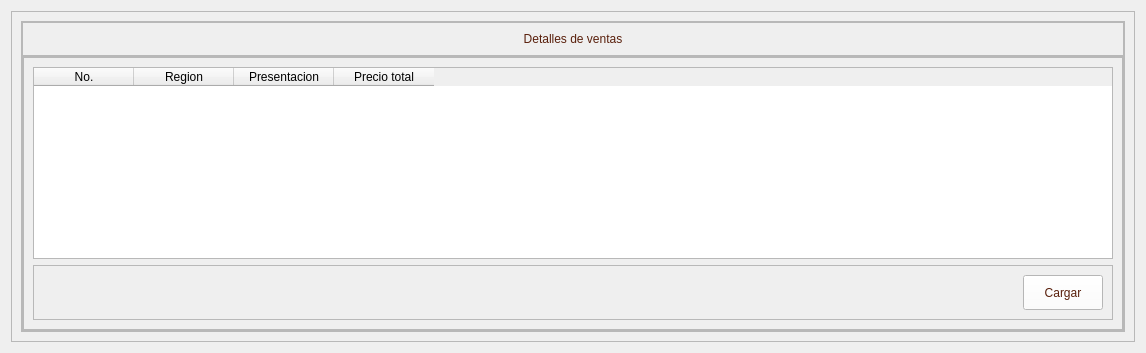
         <widget class="QWidget" name="page_detalles_venta">
          <layout class="QVBoxLayout" name="verticalLayout_80">
           <item>
            <widget class="QFrame" name="frame_168">
             <property name="frameShape">
              <enum>QFrame::StyledPanel</enum>
             </property>
             <property name="frameShadow">
              <enum>QFrame::Raised</enum>
             </property>
             <layout class="QVBoxLayout" name="verticalLayout_43">
              <item>
               <widget class="QFrame" name="frame_169">
                <property name="frameShape">
                 <enum>QFrame::StyledPanel</enum>
                </property>
                <property name="frameShadow">
                 <enum>QFrame::Raised</enum>
                </property>
                <layout class="QVBoxLayout" name="verticalLayout_44">
                 <property name="spacing">
                  <number>0</number>
                 </property>
                 <property name="leftMargin">
                  <number>0</number>
                 </property>
                 <property name="topMargin">
                  <number>0</number>
                 </property>
                 <property name="rightMargin">
                  <number>0</number>
                 </property>
                 <property name="bottomMargin">
                  <number>0</number>
                 </property>
                 <item>
                  <widget class="QFrame" name="frame_170">
                   <property name="maximumSize">
                    <size>
                     <width>16777215</width>
                     <height>50</height>
                    </size>
                   </property>
                   <property name="frameShape">
                    <enum>QFrame::StyledPanel</enum>
                   </property>
                   <property name="frameShadow">
                    <enum>QFrame::Raised</enum>
                   </property>
                   <layout class="QVBoxLayout" name="verticalLayout_74">
                    <item>
                     <widget class="QLabel" name="label_62">
                      <property name="minimumSize">
                       <size>
                        <width>0</width>
                        <height>0</height>
                       </size>
                      </property>
                      <property name="maximumSize">
                       <size>
                        <width>16777215</width>
                        <height>16777215</height>
                       </size>
                      </property>
                      <property name="styleSheet">
                       <string notr="true">color: rgb(89, 31, 11);
font: 75 12pt &quot;Open Sans Semibold&quot;</string>
                      </property>
                      <property name="text">
                       <string>Detalles de ventas</string>
                      </property>
                      <property name="alignment">
                       <set>Qt::AlignCenter</set>
                      </property>
                     </widget>
                    </item>
                   </layout>
                  </widget>
                 </item>
                 <item>
                  <widget class="QFrame" name="frame_171">
                   <property name="frameShape">
                    <enum>QFrame::StyledPanel</enum>
                   </property>
                   <property name="frameShadow">
                    <enum>QFrame::Raised</enum>
                   </property>
                   <layout class="QHBoxLayout" name="horizontalLayout_102">
                    <property name="spacing">
                     <number>0</number>
                    </property>
                    <property name="leftMargin">
                     <number>0</number>
                    </property>
                    <property name="topMargin">
                     <number>0</number>
                    </property>
                    <property name="rightMargin">
                     <number>0</number>
                    </property>
                    <property name="bottomMargin">
                     <number>0</number>
                    </property>
                    <item>
                     <widget class="QFrame" name="frame_172">
                      <property name="minimumSize">
                       <size>
                        <width>1100</width>
                        <height>0</height>
                       </size>
                      </property>
                      <property name="maximumSize">
                       <size>
                        <width>900</width>
                        <height>16777215</height>
                       </size>
                      </property>
                      <property name="frameShape">
                       <enum>QFrame::StyledPanel</enum>
                      </property>
                      <property name="frameShadow">
                       <enum>QFrame::Raised</enum>
                      </property>
                      <layout class="QVBoxLayout" name="verticalLayout_77">
                       <item>
                        <widget class="QTableWidget" name="tableWidget_usuarios_2">
                         <column>
                          <property name="text">
                           <string>No.</string>
                          </property>
                         </column>
                         <column>
                          <property name="text">
                           <string>Region</string>
                          </property>
                         </column>
                         <column>
                          <property name="text">
                           <string>Presentacion</string>
                          </property>
                         </column>
                         <column>
                          <property name="text">
                           <string>Precio total</string>
                          </property>
                         </column>
                        </widget>
                       </item>
                       <item>
                        <widget class="QFrame" name="frame_173">
                         <property name="minimumSize">
                          <size>
                           <width>0</width>
                           <height>50</height>
                          </size>
                         </property>
                         <property name="frameShape">
                          <enum>QFrame::StyledPanel</enum>
                         </property>
                         <property name="frameShadow">
                          <enum>QFrame::Raised</enum>
                         </property>
                         <layout class="QHBoxLayout" name="horizontalLayout_103">
                          <item>
                           <spacer name="horizontalSpacer_38">
                            <property name="orientation">
                             <enum>Qt::Horizontal</enum>
                            </property>
                            <property name="sizeHint" stdset="0">
                             <size>
                              <width>749</width>
                              <height>20</height>
                             </size>
                            </property>
                           </spacer>
                          </item>
                          <item>
                           <widget class="QPushButton" name="cargar_usuarios_2">
                            <property name="minimumSize">
                             <size>
                              <width>0</width>
                              <height>35</height>
                             </size>
                            </property>
                            <property name="styleSheet">
                             <string notr="true">QFrame{
background-color: rgb(51, 157, 255);
}

QPushButton{
color: rgb(89, 31, 11);
background-color: rgb(255, 255, 255);
font: 75 9pt &quot;Open Sans Semibold&quot;
}

QPushButton:hover{
color: rgb(255, 255, 255);
background-color: rgb(209, 172, 127);
font: 75 9pt  &quot;Open Sans Semibold&quot;
}
</string>
                            </property>
                            <property name="text">
                             <string>Cargar</string>
                            </property>
                           </widget>
                          </item>
                         </layout>
                        </widget>
                       </item>
                      </layout>
                     </widget>
                    </item>
                   </layout>
                  </widget>
                 </item>
                </layout>
               </widget>
              </item>
             </layout>
            </widget>
           </item>
          </layout>
         </widget>
